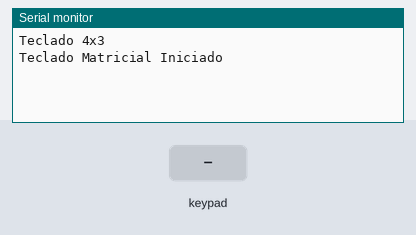
Bench run of a sketch on a simulated Arduino Uno, built with avr-gcc and run on an emulated ATmega328P. Shown: the last lines printed to the serial monitor. Inputs (shaded band) come from the test bench.

Above: at 1.2 s.
1.3 s: key '1' pressed
At 2.5 s:
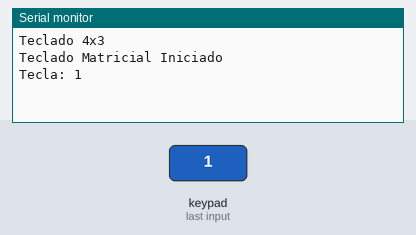
2.8 s: key 'L' pressed
At 3.7 s:
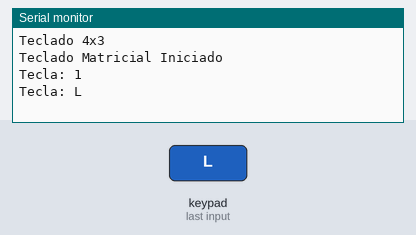
4.3 s: key 'O' pressed
At 4.9 s:
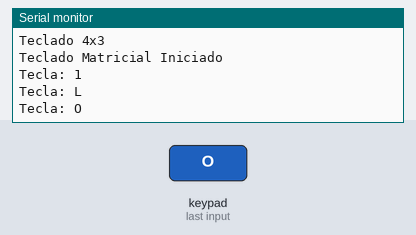
5.8 s: keypad keys 1 2 pressed 0.4 s apart
At 7.7 s:
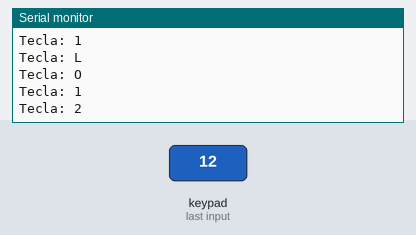
8.1 s: keypad keys 2 5 pressed 0.4 s apart
At 9.3 s:
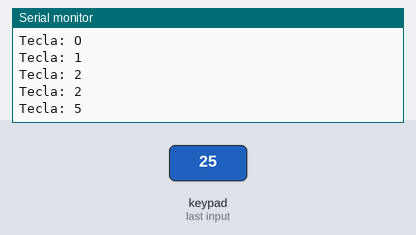
Timing chart, 0 to 11.1 s (numbered marks = the images above; inputs shaded):
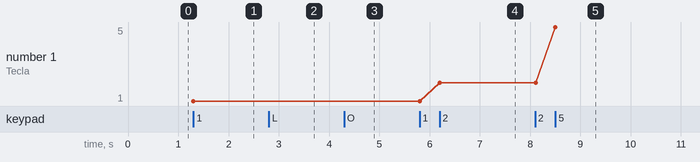

The sketch:

tecladoMatricial.ino
```cpp
#include <Keypad.h>

byte pinosLinhas[ ]  = {4,5,6,7};

byte pinosColunas[ ] = {10,9,8};

char teclas[4][3] = {{'1','2','3'},
                     {'4','5','6'},
                     {'7','8','9'},
                     {'L','0','O'}};

Keypad teclado1 = Keypad( makeKeymap(teclas), pinosLinhas, pinosColunas, 4, 3);

void setup() {
  Serial.begin(9600);
  Serial.println("Teclado 4x3");
  Serial.println("Teclado Matricial Iniciado");
  Serial.println();
}

void loop() {

  char tecla_pressionada = teclado1.getKey();

  if (tecla_pressionada)
  {
    Serial.print("Tecla: ");
    Serial.println(tecla_pressionada);
  }
}
```

Measured:
- after the input at 1.3 s, the serial monitor: prints a new line at once (image 1)
- after the input at 2.8 s, the serial monitor: prints a new line at once (image 2)
- after the input at 4.3 s, the serial monitor: prints a new line at once (image 3)
- after the input at 5.8 s, the serial monitor: prints a new line at once (image 4)
- after the input at 8.1 s, the serial monitor: prints a new line after 0.40 s (image 5)
- plotted number 1: 1 → 2 after the input at 5.8 s, 2 → 5 after the input at 8.1 s
